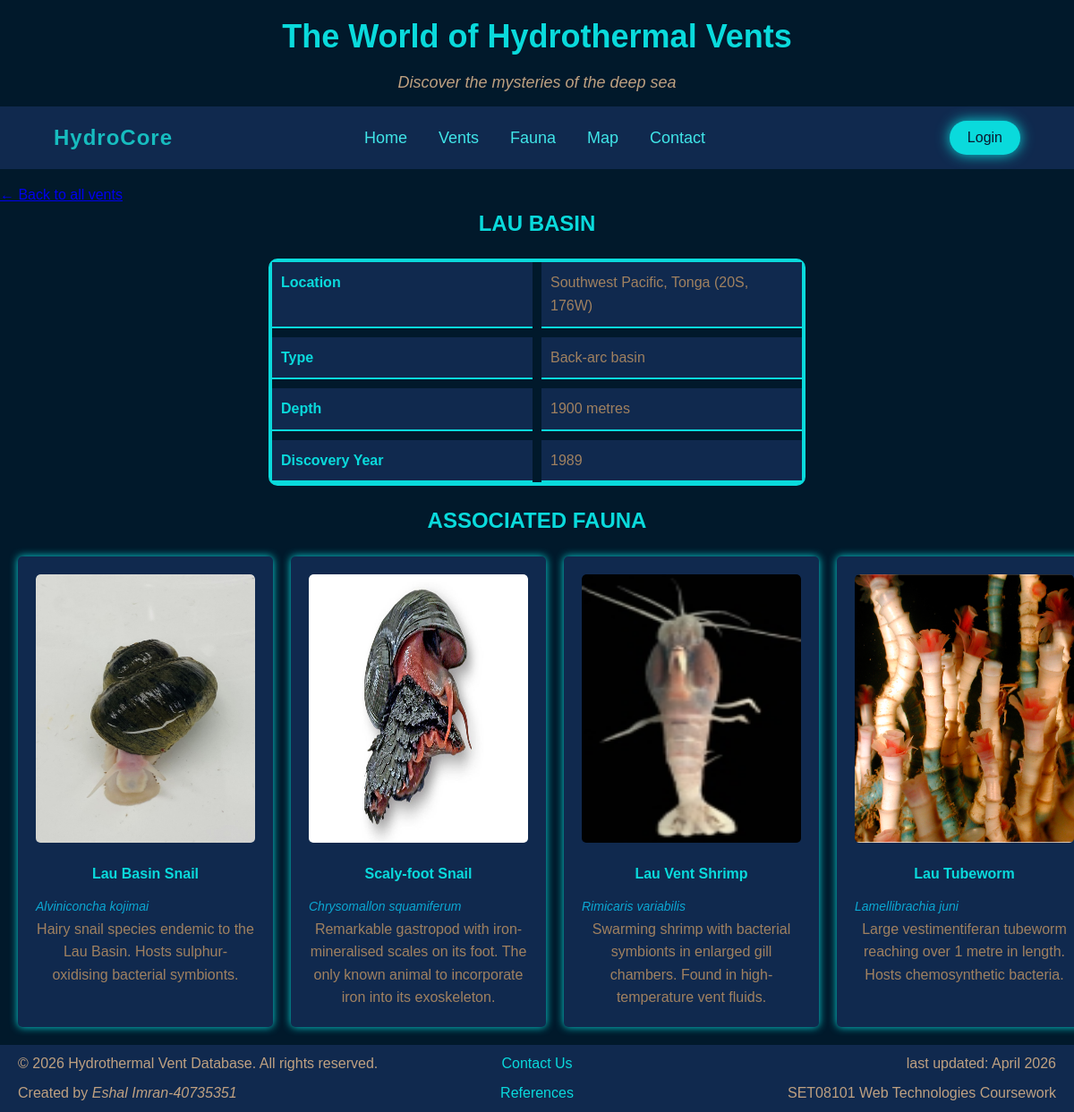
Screenshot of /vent.php?id=2 with the database file from the repository.
### tables this page shows
CREATE TABLE `vents` (
  `id` int(11) NOT NULL,
  `name` varchar(100) NOT NULL,
  `location` varchar(200) NOT NULL,
  `type` varchar(50) NOT NULL,
  `depth_metres` int(11) NOT NULL,
  `discovery_year` int(11) NOT NULL
);

CREATE TABLE `fauna` (
  `id` int(11) NOT NULL,
  `vent_id` int(11) NOT NULL,
  `name` varchar(100) NOT NULL,
  `scientific_name` varchar(150) NOT NULL,
  `description` text DEFAULT NULL,
  `image_url` varchar(255) DEFAULT NULL
);

### includes/config.php (called while the page is built, shortened)
<?php
function e($string) {
    return htmlspecialchars($string, ENT_QUOTES, 'UTF-8');
}

### vent.php (the view, shortened to what this page needs)
<?php
$ventId = (int)$_GET['id'];
$pdo = getDbConnection();
$stmt = $pdo->prepare('SELECT id, name, location, type, depth_metres, discovery_year FROM vents WHERE id = ?');
$stmt->execute([$ventId]);
$vent = $stmt->fetch();
function safeImageUrl($url) {
    $url = trim((string)$url);
    $parts = parse_url($url);
    $scheme = strtolower($parts['scheme'] ?? '');
    return $url;
}
require_once 'includes/header.php';
?>
<p><a href="index.php">&larr; Back to all vents</a></p>
<h2 class="vent-detail-heading"><?php echo e($vent['name']); ?></h2>
<dl class="vent-details">
    <dt>Location</dt>
    <dd><?php echo e($vent['location']); ?></dd>
    <dt>Type</dt>
    <dd><?php echo e($vent['type']); ?></dd>
    <dt>Depth</dt>
    <dd><?php echo e($vent['depth_metres']); ?> metres</dd>
    <dt>Discovery Year</dt>
    <dd><?php echo e($vent['discovery_year']); ?></dd>
</dl>
<h3 class="vent-detail-heading">Associated Fauna</h3>
<?php
$stmt = $pdo->prepare('SELECT name, scientific_name, description, image_url FROM fauna WHERE vent_id = ?');
$stmt->execute([$ventId]);
$fauna = $stmt->fetchAll();
if (empty($fauna)) {
    echo '<p class="no-fauna" style="color: #a08160;">No fauna associated with this vent.</p>';
} else {
    echo '<div class="fauna-grid">';
    foreach ($fauna as $animal) {
        $safeImage = safeImageUrl($animal['image_url'] ?? '');
        echo '<div class="fauna-card">';
        if ($safeImage !== null) {
            echo '<div class="fauna-image">';
            echo '<img src="' . e($safeImage) . '" alt="' . e($animal['name']) . '" width="100" loading="lazy">';
            echo '</div>';
        }
        echo '<div class="fauna-info">';
        echo '<h4>' . e($animal['name']) . '</h4>';
        echo '<span class="scientific-name">' . e($animal['scientific_name']) . '</span>';
        echo '<p>' . e($animal['description']) . '</p>';
        echo '</div>';
        echo '</div>';
    }
    echo '</div>';
}
?>
<?php require_once 'includes/footer.php'; ?>

### css/style.css (style rules this page uses)
* { margin:0; padding: 0; box-sizing: border-box; }
body { font-family: Arial, sans-serif; line-height: 1.6; background-color:#01192b; color: #333; }
.slider-group label, span { color: #a08160; font-size: 14px; }
.vent-detail-heading { color: #0ADADC; font-size: 24px; text-align: center; text-transform: uppercase; }
.vent-details { margin: 20px auto; width: 80%; max-width: 600px; padding: auto; display: grid; grid-template-columns: 1fr 1fr; border: 4px solid #0ADADC; border-radius: 10px; gap: 10px; color: #a08160; }
.vent-details dt { padding: 10px; background-color: #10294e; border-bottom: 2px solid #0ADADC; font-weight: bold; color: #0ADADC; margin-left: 0%; }
.vent-details dd { margin-left: 0%; padding: 10px; background-color: #10294e; border-bottom: 2px solid #0ADADC; color: #a08160; }
.fauna-grid { display: grid; grid-template-columns: repeat(auto-fit, minmax(250px, 1fr)); gap: 20px; margin: 20px; width: 100%; max-width: 1200px; justify-content: center; align-items: stretch; }
.fauna-card { background-color: #10294e; color: #a08160; border-radius: 5px; padding: 20px; box-shadow: 0 0 10px #0ADADC; overflow: hidden; display: flex; flex-direction: column; align-items: center; }
.fauna-image { width: 100%; height: auto; border-radius: 5px; margin-bottom: 15px; overflow: hidden; }
.fauna-image img { width: 100%; height: 300px; border-radius: 5px; }
.fauna-card h4 { color: #0ADADC; margin-bottom: 10px; text-align: center; }
.fauna-card p { color: #a08160; text-align: center; }
.scientific-name { color: #0ca7d2; font-style: italic; margin-top: 5px; }

### rows the page displays
vents: name "LAU BASIN", location "Southwest Pacific, Tonga (20S, 176W)", type "Back-arc basin", depth_metres "1900", discovery_year "1989"
fauna: image_url+name (picture), name "Lau Basin Snail", scientific_name "Alviniconcha kojimai", description "Hairy snail species endemic to the Lau Basin. Hosts sulphur-oxidising bacterial symbionts."
fauna: image_url (picture), name "Scaly-foot Snail", scientific_name "Chrysomallon squamiferum", description "Remarkable gastropod with iron-mineralised scales on its foot. The only known animal to incorporate iron into its exoskeleton."
fauna: image_url+name (picture), name "Lau Vent Shrimp", scientific_name "Rimicaris variabilis", description "Swarming shrimp with bacterial symbionts in enlarged gill chambers. Found in high-temperature vent fluids."
fauna: image_url+name (picture), name "Lau Tubeworm", scientific_name "Lamellibrachia juni", description "Large vestimentiferan tubeworm reaching over 1 metre in length. Hosts chemosynthetic bacteria."
